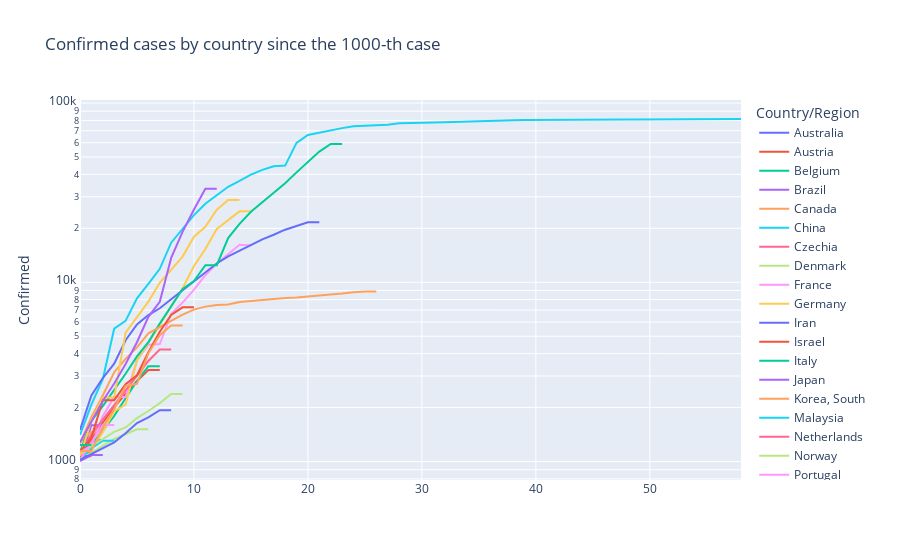

The notebook cell saved with this chart:
### Markdown cell above
# By country since X-th case

### Code cell
EPSILON = 1000

px.line(data_frame=confirmed_df.query(f'Confirmed > {EPSILON}'), 
        y = 'Confirmed', color = 'Country/Region', 
        log_y=True, 
        title = f'Confirmed cases by country since the {EPSILON}-th case')

### Figure 1 — Plotly figure (JSON) as saved in the notebook; plotly's stock layout.template omitted (floating-point values rounded to 4 significant figures)
{"data": [{"hoverlabel": {"namelength": 0}, "hovertemplate": "Country/Region=Australia<br>Confirmed=%{y}", "legendgroup": "Australia", "line": {"color": "#636efa", "dash": "solid"}, "mode": "lines", "name": "Australia", "showlegend": true, "type": "scatter", "xaxis": "x", "y": [1071, 1314, 1314], "yaxis": "y"}, {"hoverlabel": {"namelength": 0}, "hovertemplate": "Country/Region=Austria<br>Confirmed=%{y}", "legendgroup": "Austria", "line": {"color": "#EF553B", "dash": "solid"}, "mode": "lines", "name": "Austria", "showlegend": true, "type": "scatter", "xaxis": "x", "y": [1018, 1332, 1646, 2013, 2388, 2814, 3244, 3244], "yaxis": "y"}, {"hoverlabel": {"namelength": 0}, "hovertemplate": "Country/Region=Belgium<br>Confirmed=%{y}", "legendgroup": "Belgium", "line": {"color": "#00cc96", "dash": "solid"}, "mode": "lines", "name": "Belgium", "showlegend": true, "type": "scatter", "xaxis": "x", "y": [1058, 1243, 1486, 1795, 2257, 2815, 3401, 3401], "yaxis": "y"}, {"hoverlabel": {"namelength": 0}, "hovertemplate": "Country/Region=Brazil<br>Confirmed=%{y}", "legendgroup": "Brazil", "line": {"color": "#ab63fa", "dash": "solid"}, "mode": "lines", "name": "Brazil", "showlegend": true, "type": "scatter", "xaxis": "x", "y": [1021, 1593, 1593], "yaxis": "y"}, {"hoverlabel": {"namelength": 0}, "hovertemplate": "Country/Region=Canada<br>Confirmed=%{y}", "legendgroup": "Canada", "line": {"color": "#FFA15A", "dash": "solid"}, "mode": "lines", "name": "Canada", "showlegend": true, "type": "scatter", "xaxis": "x", "y": [1278, 1465, 1470], "yaxis": "y"}, {"hoverlabel": {"namelength": 0}, "hovertemplate": "Country/Region=China<br>Confirmed=%{y}", "legendgroup": "China", "line": {"color": "#19d3f3", "dash": "solid"}, "mode": "lines", "name": "China", "showlegend": true, "type": "scatter", "xaxis": "x", "y": [1406, 2075, 2877, 5509, 6087, 8141, 9802, 11891, 16630, 19716, 23707, 27440, 30587, 34110, 36814, 39829, 42354, 44386, 44759, 59895, 66358, 68413, 70513, 72434, 74211, 74619, 75077, 75550, 77001, 77022, 77241, 77754, 78166, 78600, 78928, 79356, 79932, 80136, 80261, 80386, 80537, 80690, 80770, 80823, 80860, 80887, 80921, 80932, 80945, 80977, 81003, 81033, 81058, 81102, 81156, 81250, 81305, 81397, 81439], "yaxis": "y"}, {"hoverlabel": {"namelength": 0}, "hovertemplate": "Country/Region=Czechia<br>Confirmed=%{y}", "legendgroup": "Czechia", "line": {"color": "#FF6692", "dash": "solid"}, "mode": "lines", "name": "Czechia", "showlegend": true, "type": "scatter", "xaxis": "x", "y": [1120, 1120], "yaxis": "y"}, {"hoverlabel": {"namelength": 0}, "hovertemplate": "Country/Region=Denmark<br>Confirmed=%{y}", "legendgroup": "Denmark", "line": {"color": "#B6E880", "dash": "solid"}, "mode": "lines", "name": "Denmark", "showlegend": true, "type": "scatter", "xaxis": "x", "y": [1025, 1116, 1225, 1337, 1420, 1514, 1514], "yaxis": "y"}, {"hoverlabel": {"namelength": 0}, "hovertemplate": "Country/Region=France<br>Confirmed=%{y}", "legendgroup": "France", "line": {"color": "#FF97FF", "dash": "solid"}, "mode": "lines", "name": "France", "showlegend": true, "type": "scatter", "xaxis": "x", "y": [1134, 1217, 1792, 2290, 2290, 3678, 4487, 4523, 6668, 7699, 9105, 10947, 12726, 14431, 16176, 16044], "yaxis": "y"}, {"hoverlabel": {"namelength": 0}, "hovertemplate": "Country/Region=Germany<br>Confirmed=%{y}", "legendgroup": "Germany", "line": {"color": "#FECB52", "dash": "solid"}, "mode": "lines", "name": "Germany", "showlegend": true, "type": "scatter", "xaxis": "x", "y": [1040, 1176, 1457, 1908, 2078, 3675, 4585, 5795, 7272, 9257, 12327, 15320, 19848, 22213, 24873, 24873], "yaxis": "y"}, {"hoverlabel": {"namelength": 0}, "hovertemplate": "Country/Region=Iran<br>Confirmed=%{y}", "legendgroup": "Iran", "line": {"color": "#636efa", "dash": "solid"}, "mode": "lines", "name": "Iran", "showlegend": true, "type": "scatter", "xaxis": "x", "y": [1501, 2336, 2922, 3513, 4747, 5823, 6566, 7161, 8042, 9000, 10075, 11364, 12729, 13938, 14991, 16169, 17361, 18407, 19644, 20610, 21638, 21638], "yaxis": "y"}, {"hoverlabel": {"namelength": 0}, "hovertemplate": "Country/Region=Israel<br>Confirmed=%{y}", "legendgroup": "Israel", "line": {"color": "#EF553B", "dash": "solid"}, "mode": "lines", "name": "Israel", "showlegend": true, "type": "scatter", "xaxis": "x", "y": [1071, 1071], "yaxis": "y"}, {"hoverlabel": {"namelength": 0}, "hovertemplate": "Country/Region=Italy<br>Confirmed=%{y}", "legendgroup": "Italy", "line": {"color": "#00cc96", "dash": "solid"}, "mode": "lines", "name": "Italy", "showlegend": true, "type": "scatter", "xaxis": "x", "y": [1128, 1694, 2036, 2502, 3089, 3858, 4636, 5883, 7375, 9172, 10149, 12462, 12462, 17660, 21157, 24747, 27980, 31506, 35713, 41035, 47021, 53578, 59138, 59138], "yaxis": "y"}, {"hoverlabel": {"namelength": 0}, "hovertemplate": "Country/Region=Japan<br>Confirmed=%{y}", "legendgroup": "Japan", "line": {"color": "#ab63fa", "dash": "solid"}, "mode": "lines", "name": "Japan", "showlegend": true, "type": "scatter", "xaxis": "x", "y": [1007, 1086, 1086], "yaxis": "y"}, {"hoverlabel": {"namelength": 0}, "hovertemplate": "Country/Region=Korea, South<br>Confirmed=%{y}", "legendgroup": "Korea, South", "line": {"color": "#FFA15A", "dash": "solid"}, "mode": "lines", "name": "Korea, South", "showlegend": true, "type": "scatter", "xaxis": "x", "y": [1261, 1766, 2337, 3150, 3736, 4335, 5186, 5621, 6088, 6593, 7041, 7314, 7478, 7513, 7755, 7869, 7979, 8086, 8162, 8236, 8320, 8413, 8565, 8652, 8799, 8897, 8897], "yaxis": "y"}, {"hoverlabel": {"namelength": 0}, "hovertemplate": "Country/Region=Malaysia<br>Confirmed=%{y}", "legendgroup": "Malaysia", "line": {"color": "#19d3f3", "dash": "solid"}, "mode": "lines", "name": "Malaysia", "showlegend": true, "type": "scatter", "xaxis": "x", "y": [1030, 1183, 1306, 1306], "yaxis": "y"}, {"hoverlabel": {"namelength": 0}, "hovertemplate": "Country/Region=Netherlands<br>Confirmed=%{y}", "legendgroup": "Netherlands", "line": {"color": "#FF6692", "dash": "solid"}, "mode": "lines", "name": "Netherlands", "showlegend": true, "type": "scatter", "xaxis": "x", "y": [1138, 1416, 1711, 2058, 2467, 3003, 3640, 4216, 4216], "yaxis": "y"}, {"hoverlabel": {"namelength": 0}, "hovertemplate": "Country/Region=Norway<br>Confirmed=%{y}", "legendgroup": "Norway", "line": {"color": "#B6E880", "dash": "solid"}, "mode": "lines", "name": "Norway", "showlegend": true, "type": "scatter", "xaxis": "x", "y": [1090, 1221, 1333, 1463, 1550, 1746, 1914, 2118, 2383, 2383], "yaxis": "y"}, {"hoverlabel": {"namelength": 0}, "hovertemplate": "Country/Region=Portugal<br>Confirmed=%{y}", "legendgroup": "Portugal", "line": {"color": "#FF97FF", "dash": "solid"}, "mode": "lines", "name": "Portugal", "showlegend": true, "type": "scatter", "xaxis": "x", "y": [1020, 1280, 1600, 1600], "yaxis": "y"}, {"hoverlabel": {"namelength": 0}, "hovertemplate": "Country/Region=Spain<br>Confirmed=%{y}", "legendgroup": "Spain", "line": {"color": "#FECB52", "dash": "solid"}, "mode": "lines", "name": "Spain", "showlegend": true, "type": "scatter", "xaxis": "x", "y": [1073, 1695, 2277, 2277, 5232, 6391, 7798, 9942, 11748, 13910, 17963, 20410, 25374, 28768, 28768], "yaxis": "y"}, {"hoverlabel": {"namelength": 0}, "hovertemplate": "Country/Region=Sweden<br>Confirmed=%{y}", "legendgroup": "Sweden", "line": {"color": "#636efa", "dash": "solid"}, "mode": "lines", "name": "Sweden", "showlegend": true, "type": "scatter", "xaxis": "x", "y": [1022, 1103, 1190, 1279, 1439, 1639, 1763, 1934, 1934], "yaxis": "y"}, {"hoverlabel": {"namelength": 0}, "hovertemplate": "Country/Region=Switzerland<br>Confirmed=%{y}", "legendgroup": "Switzerland", "line": {"color": "#EF553B", "dash": "solid"}, "mode": "lines", "name": "Switzerland", "showlegend": true, "type": "scatter", "xaxis": "x", "y": [1139, 1359, 2200, 2200, 2700, 3028, 4075, 5294, 6575, 7245, 7245], "yaxis": "y"}, {"hoverlabel": {"namelength": 0}, "hovertemplate": "Country/Region=Turkey<br>Confirmed=%{y}", "legendgroup": "Turkey", "line": {"color": "#00cc96", "dash": "solid"}, "mode": "lines", "name": "Turkey", "showlegend": true, "type": "scatter", "xaxis": "x", "y": [1236, 1236], "yaxis": "y"}, {"hoverlabel": {"namelength": 0}, "hovertemplate": "Country/Region=US<br>Confirmed=%{y}", "legendgroup": "US", "line": {"color": "#ab63fa", "dash": "solid"}, "mode": "lines", "name": "US", "showlegend": true, "type": "scatter", "xaxis": "x", "y": [1281, 1663, 2179, 2727, 3499, 4632, 6421, 7783, 13677, 19100, 25489, 33272, 33276], "yaxis": "y"}, {"hoverlabel": {"namelength": 0}, "hovertemplate": "Country/Region=United Kingdom<br>Confirmed=%{y}", "legendgroup": "United Kingdom", "line": {"color": "#FFA15A", "dash": "solid"}, "mode": "lines", "name": "United Kingdom", "showlegend": true, "type": "scatter", "xaxis": "x", "y": [1144, 1145, 1551, 1960, 2642, 2716, 4014, 5067, 5741, 5741], "yaxis": "y"}], "layout": {"legend": {"title": {"text": "Country/Region"}, "tracegroupgap": 0}, "title": {"text": "Confirmed cases by country since the 1000-th case"}, "xaxis": {"anchor": "y", "domain": [0, 1]}, "yaxis": {"anchor": "x", "domain": [0, 1], "title": {"text": "Confirmed"}, "type": "log"}}}
